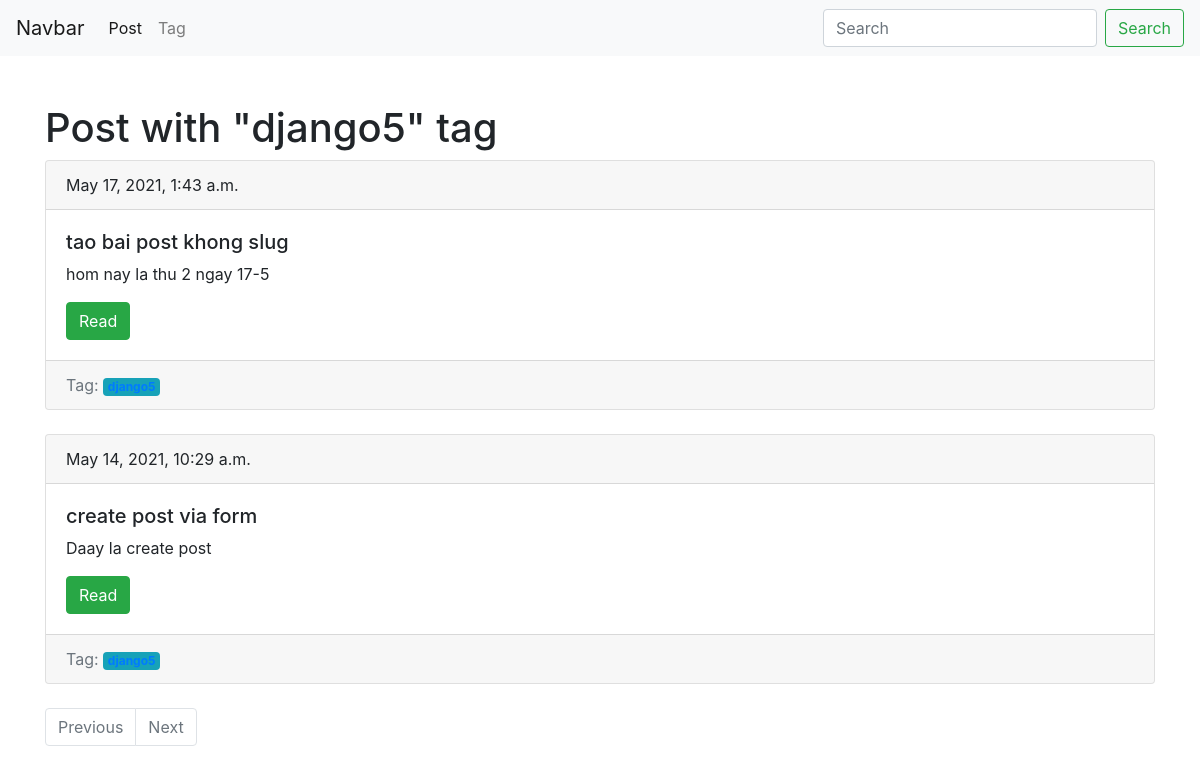
/blog/tag/django5, run on the app's committed database.
### blogdjango/models.py (models this page shows, shortened)
class Tag(models.Model):
    title = models.CharField(max_length=150)
    slug = models.SlugField(max_length=150)
    def get_absolute_url(self):
        return reverse("tag_detail_url", kwargs={"slug" : self.slug})
    class Meta:
        ordering = ['title']

class Post(models.Model):
    title = models.CharField(max_length=150,db_index=True)
    slug  = models.SlugField(max_length=150,unique=True,blank=True)
    body = models.TextField(blank=True,db_index=True)
    date_pub = models.DateTimeField(auto_now_add=True)
    tags = models.ManyToManyField('Tag',blank=True,related_name="post")
    def get_absolute_url(self):
        return reverse("post_detail_url", kwargs={"slug" : self.slug})
    class Meta:
        ordering = ['-date_pub']

### blogdjango/views.py (the view)
# urls.py: path('tag/<str:slug>', TagDetail.as_view(), name='tag_detail_url'),
class TagDetail(DetailObjectMinxin, View):
    model=Tag
    template='blogdjango/tag_detail.html'

### blogdjango/utils.py (called while the page is built)
    def get(self, request, slug):
        print("slug ne",slug)
        obj=get_object_or_404(self.model,slug__iexact=slug)
        return render(request,self.template,context={self.model.__name__.lower(): obj,'admin_object' : obj})

### blogdjango/templates/blogdjango/tag_detail.html (shortened to what this page needs)
{% extends 'blogdjango/base_blog.html' %}
{% block content %}
    <h1 class='mt-5'>
        Post with "{{tag.title}}" tag
    </h1>
    {%for post in tag.post.all%}
       {% include 'blogdjango/includes/post_card_template.html' %}
    {%endfor%}
{% endblock content %}

### blogdjango/templates/blogdjango/base_blog.html (shortened to what this page needs)
{% extends 'blog/base.html' %}

### blog/templates/blog/base.html (shortened to what this page needs)
{%load static%}
<!DOCTYPE html>
<html>
<head>
    <link rel="stylesheet" href="{% static './css/style.css' %}">
    <link rel="stylesheet" href="https://maxcdn.bootstrapcdn.com/bootstrap/4.0.0/css/bootstrap.min.css">
</head>
<body>
    <nav class="navbar navbar-expand-lg navbar-light bg-light">
  <a class="navbar-brand" href="#">Navbar</a>
  <div class="collapse navbar-collapse" id="navbarSupportedContent">
    <ul class="navbar-nav mr-auto">
      <li class="nav-item active">
        <a class="nav-link" href="{% url 'post_list_url'%}">Post</a>
      </li>
      <li class="nav-item">
        <a class="nav-link" href="{% url 'tags_list_url'%}">Tag</a>
      </li>
    </ul>
    <form class="form-inline my-2 my-lg-0" action="{% url 'post_list_url'%}" method="post" >
      <input class="form-control mr-sm-2" type="search" placeholder="Search" name="seach" aria-label="Search">
      <button class="btn btn-outline-success my-2 my-sm-0" type="submit">Search</button>
    </form>
  </div>
</nav>
<div class="container">
    <div clas="row">
        {% block content %}
        {%endblock  %}
      <nav aria-label="...">
        <ul class="pagination">
          <li class="page-item {%if not prev_page_url%} disabled {%endif%}">
              <a class="page-link" href="{{prev_page_url}}" >Previous</a>
            </li>
            <li class="page-item {%if not next_page_url%} disabled {%endif%}">
              <a class="page-link" href="{{next_page_url}}" >Next</a>
            </li>
        </ul>
      </nav>
    </div>
</div>
</body>
</html>

### blogdjango/templates/blogdjango/includes/post_card_template.html
    <div class="card mb-4">
            <div class="card-header">
                {{post.date_pub}}
            </div>
            <div class="card-body">
                <h5 class="card_title">{{post.title}}</h5>
                <p class="card-text">{{post.body}}</p>
                <a href="{{post.get_absolute_url}}" class="btn btn-success">Read</a>
            </div>
            <div class="card-footer text-muted">
                 Tag:
                 {%for tag in post.tags.all %}
                 <span class="badge badge-info">
                     <a href="{{ tag.get_absolute_url}}">{{tag.title}}</a>
                 </span>
                 {%endfor%}
            </div>
        </div>

### data on the page
Tag: title "django5"
Post: date_pub "May 17, 2021, 1:43 a.m.", title "tao bai post khong slug", body "hom nay la thu 2 ngay 17-5"
Post: date_pub "May 14, 2021, 10:29 a.m.", title "create post via form", body "Daay la create post"
